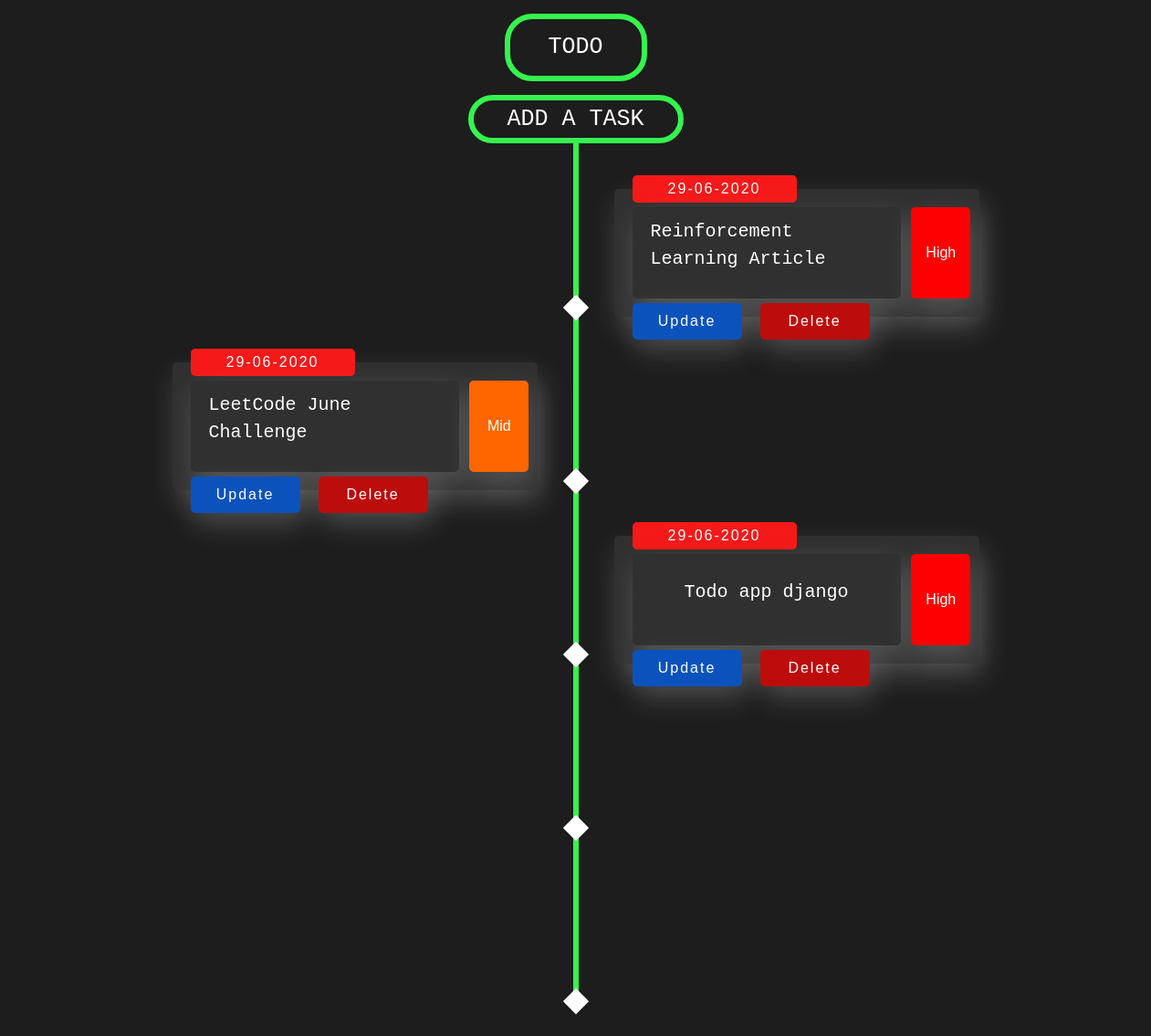
The app's page /, older data.
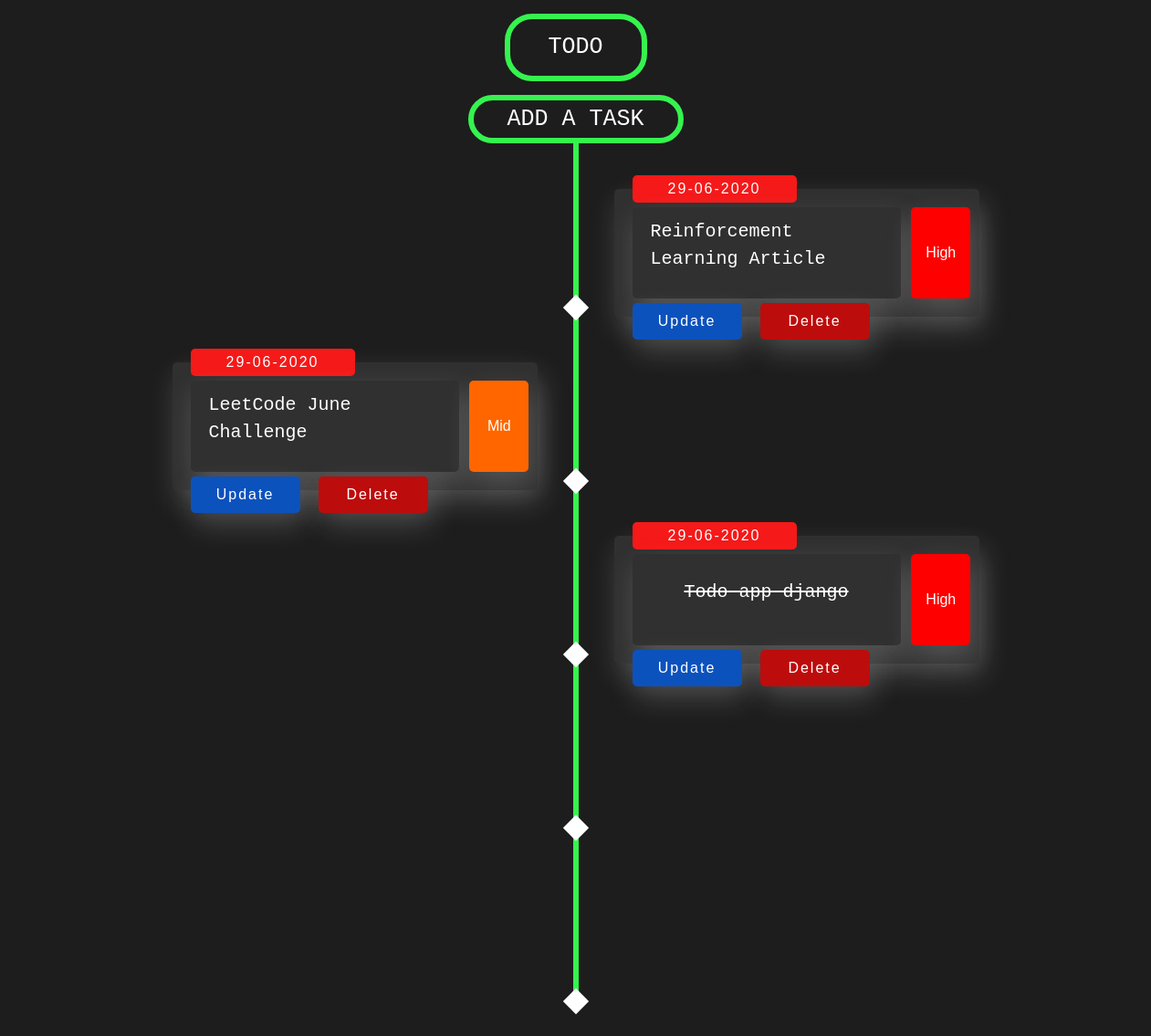
The same page, newer data.
### todo_app/models.py (models this page shows, shortened)
class Task(models.Model):
    title = models.CharField(max_length=500)
    complete = models.BooleanField(default=False)
    created = models.DateTimeField(auto_now_add=True)
    priority = models.CharField(max_length=7, choices=PRIORITY_CHOICES, default='Low')

### todo_app/views.py (the view)
# urls.py: path('', views.home, name='todo-home'), # Format-> route, function(like flask)
def home(request):
    tasks = Task.objects.all()
    context = {'tasks':tasks}
    return render(request, 'todo_app/home.html', context)

### todo_app/templates/todo_app/home.html (shortened to what this page needs)
{% extends 'todo_app/base.html'%}
{%block content %}
<nav class="create-nav">
  <ul class="create-ul">
    <li class="create-task"><a href="{% url 'create' %}">Add a Task</a></li>
  </ul>
</nav>
  <section class="timeline">
        <ul>
          {% for task in tasks%}
          <li>
            <div>
              <time>
               {{task.created|date:'d-m-Y'}}
              </time>
              <div class="discovery">
                  {% if task.complete == True %}
                  <p><strike>{{task.title}}</strike></p>
                  {% else %}
                  <p>{{task.title}}</p>
                  {% endif %}
              </div>
              <div class="scientist {{ task.priority }}">
                {{ task.priority }}
              </div>
              <div class="update-task">
                <a href="{% url 'update' task.id %}">Update</a>
              </div>
              <div class="delete-task">
                <a href="{% url 'delete' task.id %}">Delete</a>
              </div>
            </div>
          </li>
          {% endfor %}
        </ul>
      </section>
{%endblock content %}

### todo_app/templates/todo_app/base.html (shortened to what this page needs)
{% load static %}
<!DOCTYPE html>
<html lang="en" >
<head>
  <link rel="stylesheet" href="https://stackpath.bootstrapcdn.com/bootstrap/4.3.1/css/bootstrap.min.css">
  <link rel="stylesheet" href="{% static 'todo_app/style.css' %}">
</head>
<body>
    <nav>
        <ul>
          <li><a  style="text-decoration: none; color:white;" href="{% url 'todo-home' %}">ToDo</a></li>
        </ul>
</nav>
<br>
{% block content %}
{% endblock content %}
</body>
</html>

### todo_app/static/todo_app/style.css (style rules this page uses)
*, *::before, *::after { margin: 0; padding: 0; box-sizing: border-box; }
body { font: normal 16px/1.5 'Titillium Web', sans-serif; background: rgb(29, 29, 29); color: #3c3f64; overflow-x: hidden; padding-bottom: 50px; }
nav { font-family: monospace; position: relative; top: 15px; left: 50%; margin-bottom:15px; transform: translateX(-50%); display: inline-block; border: 6px solid rgb(53, 243, 78); border-radius: 30px; animation: slide-in 1s ease-out; }
nav ul { position: relative; display: flex; flex: 1 1 auto; margin: 0; padding: 0 30px; list-style-type: none; }
nav ul li { border: 2px solid transparent; font-size:25px; border-radius: 5px; padding: 10px; color: rgb(255, 255, 255); text-transform: uppercase; }
.create-task a { text-decoration: none; color: white; }
.create-task { padding: 0px 5px; }
.timeline ul li { list-style-type: none; position: relative; width: 6px; margin: 0 auto; padding-top: 50px; background: rgb(53, 243, 78); }
.timeline ul li::after { content: ''; position: absolute; left: 50%; bottom: 0; transform: translateX(-50%) rotate(45deg); width: 20px; height: 20px; z-index: 2; background: #fff; }
.timeline ul li div { position: relative; bottom: 0; width: 400px; padding: 20px; color:white; background: rgb(48, 48, 48); box-shadow: 4px 13px 30px 1px rgba(216, 216, 216, 0.212); border-radius: 5px; display: flex; align-items: center; }
.timeline ul li div time { position: absolute; background: #f51919; width: 180px; height: 30px; top: -15px; border-radius: 5px; display: flex; justify-content: center; align-items: center; letter-spacing: 2px; }
.timeline ul li div div { height: 100px; display: flex; flex-direction: column; justify-content: center; align-items: center; }
.timeline ul li div .discovery { margin-right: 1px; font-size: 20px; font-family: monospace; }
.timeline ul li div .scientist { text-align: center; right:1%; left:3%; width: 65px; }
.High { background: rgb(255, 0, 0) !important; }
.Mid { background: rgb(255, 102, 0) !important; }
.timeline ul li:nth-of-type(odd) > div { left: 45px; }
.timeline ul li:nth-of-type(even) > div { left: -439px; }
.timeline ul li div { visibility: hidden; opacity: 0; transition: all 0.5s ease-in-out; }
.timeline ul li:nth-of-type(odd) div { transform: translate3d(100px, -10px, 0) rotate(10deg); }
.timeline ul li:nth-of-type(even) div { transform: translate3d(-100px, -10px, 0) rotate(10deg); }
.timeline ul li.in-view div { transform: none; visibility: visible; opacity: 1; }
.timeline ul li div .update-task { position: absolute; background: #0c52bd; width: 120px; height: 20px; top: 125px; border-radius: 5px; display: flex; justify-content: center; align-items: center; letter-spacing: 2px; }
.timeline ul li div .update-task a { text-decoration: none; color:white; }
.timeline ul li div .delete-task { position: absolute; background: #bd0c0c; width: 120px; height: 20px; right:120px; top: 125px; border-radius: 5px; display: flex; justify-content: center; align-items: center; letter-spacing: 2px; }
.timeline ul li div .delete-task a { text-decoration: none; color:white; }

Row changes from the older to the newer data that the page shows:
changed Task "Todo app django": complete False → True (drawn)
